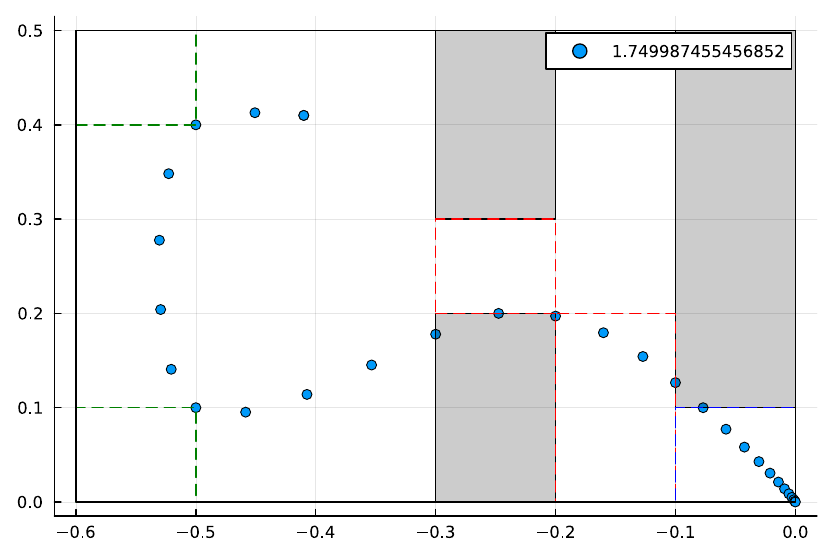

Reproduce this figure in Julia.
include("PWA.jl/PWA.jl")
using Symbolics, LazySets
using HybridSystems
using JuMP
using Gurobi
using Plots
using .PWA

c(x,u) = x'*x + u'*u
A = [0 0 1 0; 0 0 0 1; 0 0 0 0; 0 0 0 0]
B = [0 0; 0 0; 1 0; 0 1]
l = let x = Symbolics.variables(:x, 1:4)
      k1 = HalfSpace(-0.6 <= x[1], x) & HalfSpace(x[1] <= -0.5, x) & HalfSpace(0.4 <= x[2], x) & HalfSpace(x[2] <= 0.5, x)
      d1 = HalfSpace(-0.3 <= x[1], x) & HalfSpace(x[1] <= -0.2, x) & HalfSpace(0.2 <= x[2], x) & HalfSpace(x[2] <= 0.3, x)
      k2 = HalfSpace(-0.6 <= x[1], x) & HalfSpace(x[1] <= -0.5, x) & HalfSpace(0.0 <= x[2], x) & HalfSpace(x[2] <= 0.1, x)
      d2 = HalfSpace(-0.2 <= x[1], x) & HalfSpace(x[1] <= -0.1, x) & HalfSpace(0.0 <= x[2], x) & HalfSpace(x[2] <= 0.2, x)
      w1 = HalfSpace(-0.3 <= x[1], x) & HalfSpace(x[1] <= -0.2, x) & HalfSpace(0.0 <= x[2], x) & HalfSpace(x[2] <= 0.2, x)
      w2 = HalfSpace(-0.3 <= x[1], x) & HalfSpace(x[1] <= -0.2, x) & HalfSpace(0.3 <= x[2], x) & HalfSpace(x[2] <= 0.5, x)
      w3 = HalfSpace(-0.1 <= x[1], x) & HalfSpace(x[1] <= -0.0, x) & HalfSpace(0.1 <= x[2], x) & HalfSpace(x[2] <= 0.5, x)
      room = HalfSpace(-0.6 <= x[1], x) & HalfSpace(x[1] <= -0.0, x) & HalfSpace(0.0 <= x[2], x) & HalfSpace(x[2] <= 0.5, x)
      G(room) & U(!d1,k1) & U(!d2,k2) & G(!w1) & G(!w2) & G(!w3)
end
x0 = [-0.41, 0.41, 0.0, 0.0]
xT = [-0.0, 0.0, 0.0, 0.0]

h, q0, qT = PPWA(A, B, l)
policy = MIQPPolicy(h, c, h=0.3, T=30, optimizer=Gurobi.Optimizer)
up, (xp, qp), m = action(policy, (q0, x0), (qT, xT))

scatter(xp[:,1], xp[:,2], label=objective_value(m))
plot!([-0.3, -0.2, -0.2, -0.3, -0.3], [0.0, 0.0, 0.2, 0.2, 0.0], color=:black, fill=true, fillalpha=0.2, label=false)
plot!([-0.3, -0.2, -0.2, -0.3, -0.3], [0.3, 0.3, 0.5, 0.5, 0.3], color=:black, fill=true, fillalpha=0.2, label=false)
plot!([-0.1, -0.0, -0.0, -0.1, -0.1], [0.1, 0.1, 0.5, 0.5, 0.1], color=:black, fill=true, fillalpha=0.2, label=false)
plot!([-0.6, -0.5, -0.5, -0.6, -0.6], [0.4, 0.4, 0.5, 0.5, 0.4], color=:green, linestyle=:dash, label=false)
plot!([-0.6, -0.5, -0.5, -0.6, -0.6], [0.0, 0.0, 0.1, 0.1, 0.0], color=:green, linestyle=:dash, label=false)
plot!([-0.3, -0.2, -0.2, -0.3, -0.3], [0.2, 0.2, 0.3, 0.3, 0.2], color=:red, linestyle=:dash, label=false)
plot!([-0.2, -0.1, -0.1, -0.2, -0.2], [0.0, 0.0, 0.2, 0.2, 0.0], color=:red, linestyle=:dash, label=false)
plot!([-0.1, -0.0, -0.0, -0.1, -0.1], [0.0, 0.0, 0.1, 0.1, 0.0], color=:blue, linestyle=:dash, label=false)
plot!([-0.6, -0.0, -0.0, -0.6, -0.6], [0.0, 0.0, 0.5, 0.5, 0.0], color=:black, label=false)
savefig("img/miqp-doors.pdf")
println(HybridSystems.nmodes(h), " modes")
println(HybridSystems.ntransitions(h), " transitions")
